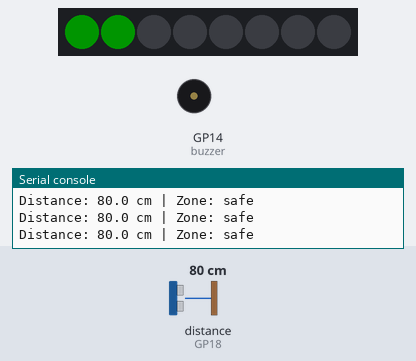
Bench run of a program on a simulated Raspberry Pi Pico running MicroPython. Parts: 8 RGB LEDs in strip order, left to right, buzzer (waves = sounding), the last lines printed to the serial console. The test bench sets the inputs (shaded band); at power-on: distance to the obstacle (sensor on GP18) 80 cm. The echo pulse lasts 58.3 µs per cm; dim RGB values are drawn brighter than linear.

Above: at 2.2 s.
2.3 s: distance to the obstacle (sensor on GP18) set to 2 cm
At 2.68 s:
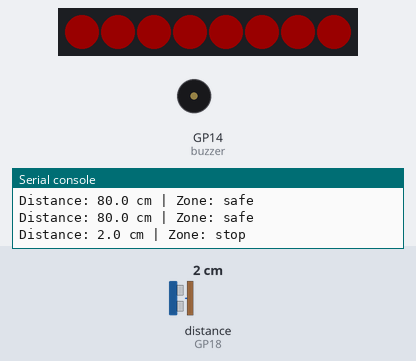
4.3 s: distance to the obstacle (sensor on GP18) set to 9 cm
5.8 s: distance to the obstacle (sensor on GP18) set to 12 cm
At 6.11 s:
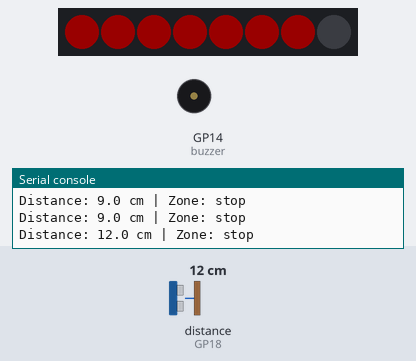
7.7 s: distance to the obstacle (sensor on GP18) set to 250 cm
At 8.8 s:
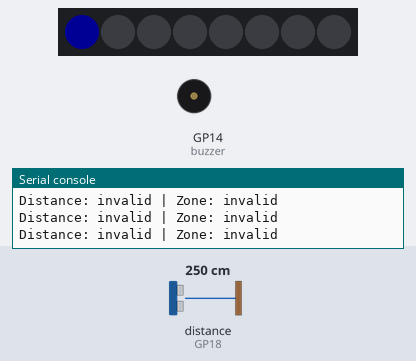
9.3 s: distance to the obstacle (sensor on GP18) set to 35 cm
At 9.8 s:
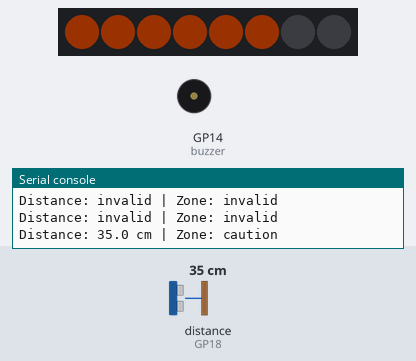
10.8 s: distance to the obstacle (sensor on GP18) set to 4 cm
At 11.33 s:
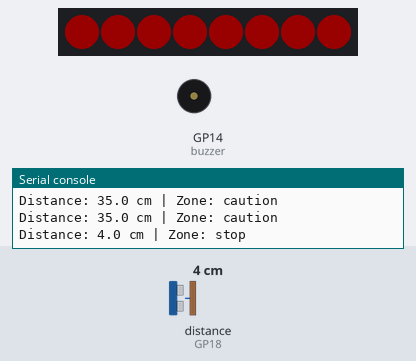
Timing chart, 0 to 14.1 s (numbered marks = the images above; inputs shaded):
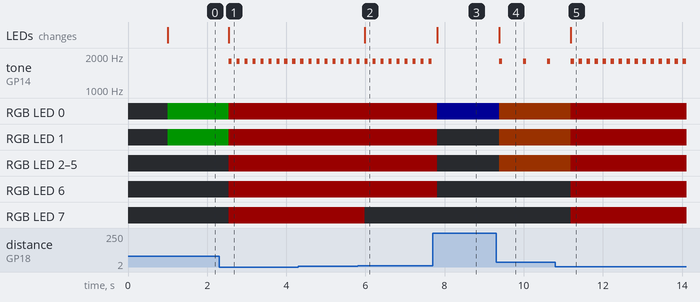

The program:

parking_assistant_2_solution.py
```python
from machine import Pin, PWM, time_pulse_us
from neopixel import NeoPixel
from time import sleep_ms, sleep_us

TRIGGER_PIN = 19
ECHO_PIN = 18
BUZZER_PIN = 14
PIXEL_PIN = 16
PIXEL_COUNT = 8

SAFE_DISTANCE_CM = 60
STOP_DISTANCE_CM = 25
MAX_DISPLAY_DISTANCE_CM = 100
MIN_DISPLAY_DISTANCE_CM = 10
ECHO_TIMEOUT_US = 30000
SPEED_OF_SOUND_CM_PER_US = 0.0343
BUZZER_FREQUENCY_HZ = 1800
BUZZER_DUTY = 2500

OFF = (0, 0, 0)
ZONE_CONFIG = {
    "safe": {
        "colour": (0, 20, 0),
        "beep_ms": 0,
        "pause_ms": 250,
    },
    "caution": {
        "colour": (25, 8, 0),
        "beep_ms": 80,
        "pause_ms": 520,
    },
    "stop": {
        "colour": (25, 0, 0),
        "beep_ms": 80,
        "pause_ms": 120,
    },
    "invalid": {
        "colour": (0, 0, 20),
        "beep_ms": 0,
        "pause_ms": 300,
    },
}

trigger = Pin(TRIGGER_PIN, Pin.OUT, value=0)
echo = Pin(ECHO_PIN, Pin.IN)
buzzer = PWM(Pin(BUZZER_PIN))
buzzer.freq(BUZZER_FREQUENCY_HZ)
buzzer.duty_u16(0)
pixels = NeoPixel(Pin(PIXEL_PIN), PIXEL_COUNT)


def measure_distance_cm():
    trigger.off()
    sleep_us(2)
    trigger.on()
    sleep_us(10)
    trigger.off()

    pulse_us = time_pulse_us(echo, 1, ECHO_TIMEOUT_US)
    if pulse_us < 0:
        return None

    distance_cm = pulse_us * SPEED_OF_SOUND_CM_PER_US / 2
    if distance_cm < 2 or distance_cm > 200:
        return None
    return distance_cm


def classify_distance(distance_cm):
    if distance_cm is None:
        return "invalid"
    if distance_cm > SAFE_DISTANCE_CM:
        return "safe"
    if distance_cm > STOP_DISTANCE_CM:
        return "caution"
    return "stop"


def distance_to_pixel_count(distance_cm):
    if distance_cm is None:
        return 1

    clamped = min(
        max(distance_cm, MIN_DISPLAY_DISTANCE_CM),
        MAX_DISPLAY_DISTANCE_CM,
    )
    approach = MAX_DISPLAY_DISTANCE_CM - clamped
    display_range = MAX_DISPLAY_DISTANCE_CM - MIN_DISPLAY_DISTANCE_CM
    return 1 + int(approach * (PIXEL_COUNT - 1) / display_range)


def show_zone(zone, distance_cm):
    colour = ZONE_CONFIG[zone]["colour"]
    lit_pixels = distance_to_pixel_count(distance_cm)

    pixels.fill(OFF)
    for index in range(lit_pixels):
        pixels[index] = colour
    pixels.write()


def sound_zone(zone):
    config = ZONE_CONFIG[zone]
    beep_ms = config["beep_ms"]

    if beep_ms > 0:
        buzzer.duty_u16(BUZZER_DUTY)
        sleep_ms(beep_ms)
        buzzer.duty_u16(0)

    sleep_ms(config["pause_ms"])


def print_status(distance_cm, zone):
    if distance_cm is None:
        print("Distance: invalid | Zone:", zone)
    else:
        print("Distance:", round(distance_cm, 1), "cm | Zone:", zone)


print("Parking assistant ready. Stop with Ctrl+C.")
sleep_ms(1000)

try:
    while True:
        distance = measure_distance_cm()
        zone = classify_distance(distance)
        print_status(distance, zone)
        show_zone(zone, distance)
        sound_zone(zone)
finally:
    trigger.off()
    buzzer.duty_u16(0)
    buzzer.deinit()
    pixels.fill(OFF)
    pixels.write()
```

Measured:
- the behaviour switches between 10 and 11 cm on distance to the obstacle (sensor on GP18) (found by bisection; images 1 and 2)
- after the input at 2.3 s, tone on GP14 (buzzer): alternates 1800 Hz for 0.08 s and silent for 0.12 s, starting after 0.24 s; RGB LED 0, RGB LED 1: RGB(0, 20, 0) → RGB(25, 0, 0) after 0.24 s; RGB LED 2–7: off → RGB(25, 0, 0) after 0.24 s; the LEDs: change after 0.24 s (image 1)
- after the input at 5.8 s, RGB LED 7: RGB(25, 0, 0) → off after 0.18 s; the LEDs: change after 0.18 s (image 2)
- after the input at 7.7 s, tone on GP14 (buzzer): stops changing and stays silent; RGB LED 0: RGB(25, 0, 0) → RGB(0, 0, 20) after 0.11 s; RGB LED 1–6: RGB(25, 0, 0) → off after 0.11 s; the LEDs: change after 0.11 s (image 3)
- after the input at 9.3 s, tone on GP14 (buzzer): alternates 1800 Hz for 0.08 s and silent for 0.52 s, starting after 0.08 s; RGB LED 0: RGB(0, 0, 20) → RGB(25, 8, 0) after 0.08 s; RGB LED 1–5: off → RGB(25, 8, 0) after 0.08 s; the LEDs: change after 0.08 s (image 4)
- after the input at 10.8 s, tone on GP14 (buzzer): alternates 1800 Hz for 0.08 s and silent for 0.12 s, starting after 0.59 s; RGB LED 0–5: RGB(25, 8, 0) → RGB(25, 0, 0) after 0.39 s; RGB LED 6, RGB LED 7: off → RGB(25, 0, 0) after 0.39 s; the LEDs: change after 0.39 s (image 5)
